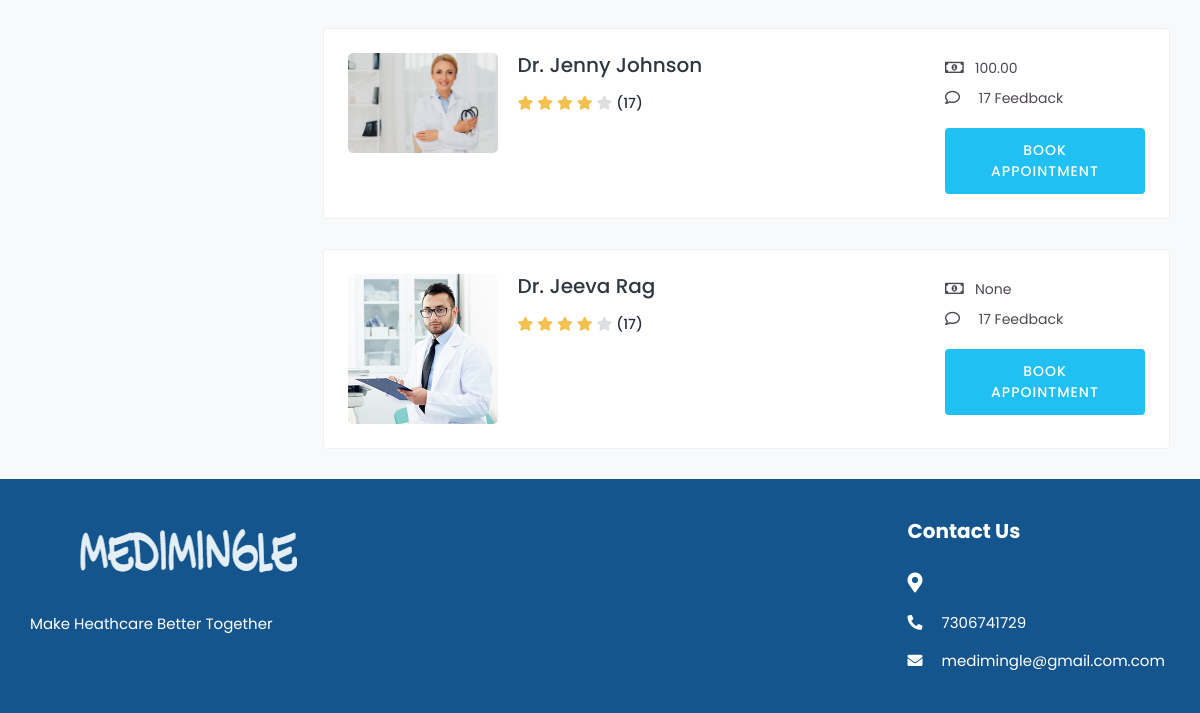
The app's page /doctors/ (signed in, lower part), older data.
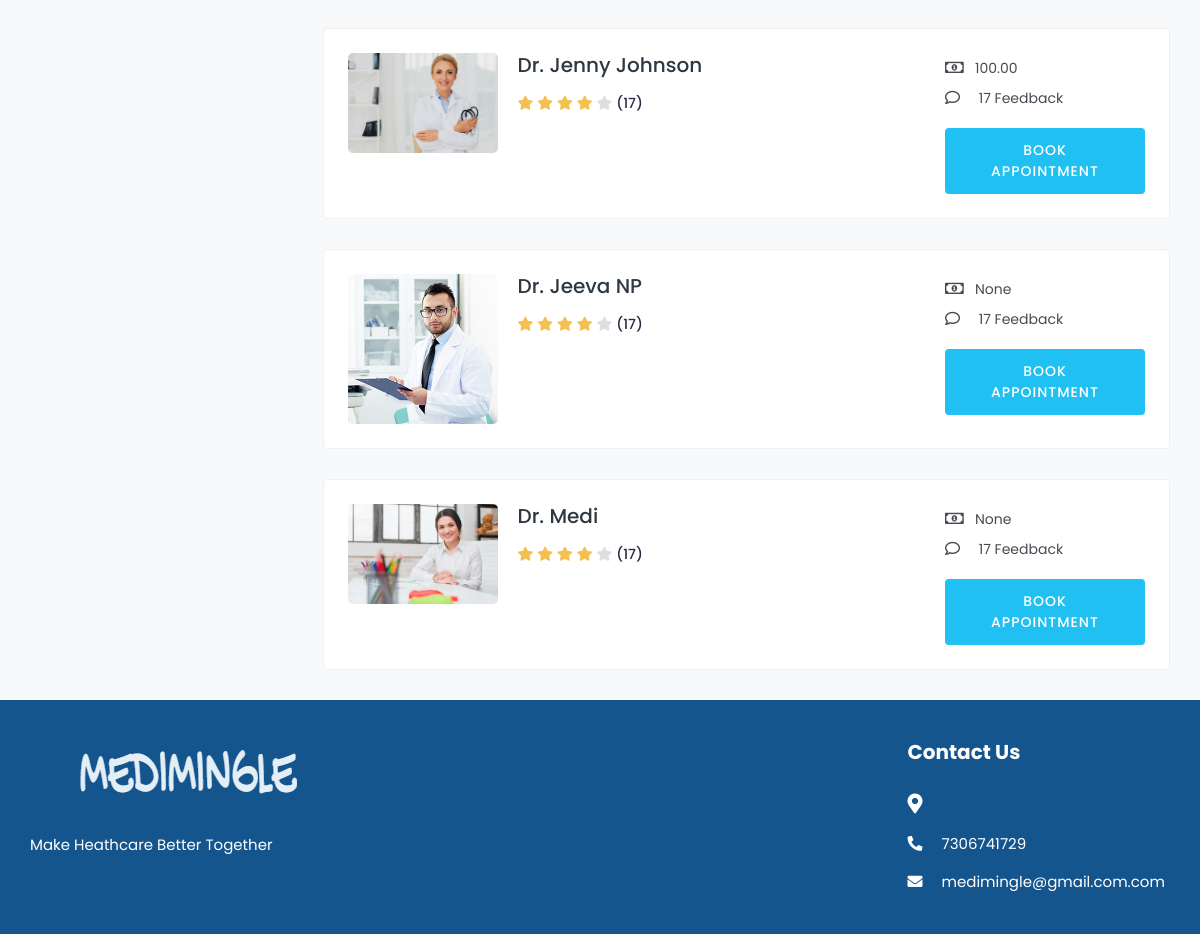
The same page, newer data.
### medi/models.py (models this page shows, shortened)
class Doctor(models.Model):
    user = models.OneToOneField(tbl_user, on_delete=models.CASCADE)
    city  = models.CharField(max_length=50,null=True,blank=True)
    profile_image = models.ImageField(upload_to='doctor/',default='default.png')
    gender = models.CharField(max_length=10, blank=True)
    description = models.TextField(blank=True)
    date_joined = models.DateTimeField(default=datetime.now, blank=True)
    consulting_fee = models.DecimalField(max_digits=10, decimal_places=2,blank=True,null=True)
    registration_number = models.CharField(max_length=50, null=True, blank=True)
    certificate = models.FileField(upload_to='certificates/', null=True, blank=True)

class tbl_user(AbstractUser):
    email=models.EmailField(unique=True)
    phone_number=models.CharField(max_length=15, null=True)
    USER_TYPE_CHOICES = (
        ('patient', 'Patient'),('doctor', 'Doctor'),
    )
    user_type = models.CharField(
        max_length=10,
        choices=USER_TYPE_CHOICES,
        default='patient',
    )
    is_email_verified = models.BooleanField(default=False)
    email_verification_token = models.CharField(max_length=255, blank=True, null=True)
    status= models.BooleanField(default=False)

### medi/views.py (the view)
# urls.py: path('doctors/',views.doctors, name='doctors'),
@never_cache
@login_required(login_url='signin')
def doctors(request):
    doctors = Doctor.objects.all()
    context = {
        'doctors':doctors,
    }
    return render(request, 'doctors.html', context)

### templates/doctors.html (shortened to what this page needs)
{% load static %}
{% include 'includes/main_header.html' %}
			<div class="content">
				<div class="container-fluid">
					<div class="row">
						<div class="col-md-12 col-lg-4 col-xl-3 theiaStickySidebar">
						</div>
						<div class="col-md-12 col-lg-8 col-xl-9">
							{% for doctor in doctors %}
							<div class="card">
								<div class="card-body">
									<div class="doctor-widget">
										<div class="doc-info-left">
											<div class="doctor-img">
												<a href="{% url 'profile' doctor.id %}">
													<img src="{{ doctor.profile_image.url }}" class="img-fluid" alt="User Image">
												</a>
											</div>
											<div class="doc-info-cont">
												<h4 class="doc-name"><a href="{% url 'profile' doctor.id %}">Dr. {{doctor.user.first_name}} {{doctor.user.last_name}}</a></h4>
												<div class="rating">
													<i class="fas fa-star filled"></i>
													<i class="fas fa-star filled"></i>
													<i class="fas fa-star filled"></i>
													<i class="fas fa-star filled"></i>
													<i class="fas fa-star"></i>
													<span class="d-inline-block average-rating">(17)</span>
												</div>
											</div>
										</div>
										<div class="doc-info-right">
											<div class="clini-infos">
												<ul>
													<li><i class="far fa-money-bill-alt"></i>{{doctor.consulting_fee}}</li>
													<li><i class="far fa-comment"></i> 17 Feedback</li>
													</ul>
											</div>
											<div class="clinic-booking">
												<a class="apt-btn" name="book" href="{% url 'booking' doctor.id %}">Book Appointment</a>
											</div>
										</div>
									</div>
								</div>
							</div>
							{% endfor %}
						</div>
					</div>
				</div>
			</div>
			<footer class="footer">
				<div class="footer-top">
					<div class="container-fluid">
						<div class="row">
							<div class="col-lg-3 col-md-6">
								<div class="footer-widget footer-about">
									<div class="footer-logo">
										<img src="{% static '/assets/img/logo.png'%}" alt="logo">
									</div>
									<div class="footer-about-content">
										<p>Make Heathcare Better Together</p>
									</div>
								</div>
							</div>
							<div class="col-lg-3 col-md-6">
							</div>
							<div class="col-lg-3 col-md-6">
							</div>
							<div class="col-lg-3 col-md-6">
								<div class="footer-widget footer-contact">
									<h2 class="footer-title">Contact Us</h2>
									<div class="footer-contact-info">
										<div class="footer-address">
											<span><i class="fas fa-map-marker-alt"></i></span>
										</div>
										<p>
											<i class="fas fa-phone-alt"></i>
											7306741729
										</p>
										<p class="mb-0">
											<i class="fas fa-envelope"></i>
											medimingle@gmail.com.com
										</p>
									</div>
								</div>
							</div>
						</div>
					</div>
				</div>
						</div>
	</body>
</html>

Row changes from the older to the newer data that the page shows:
changed Doctor "Jeeva": user.last_name "Rag" → "NP"
added Doctor: profile_image (placeholder picture), user.first_name "Medi", consulting_fee "None"
